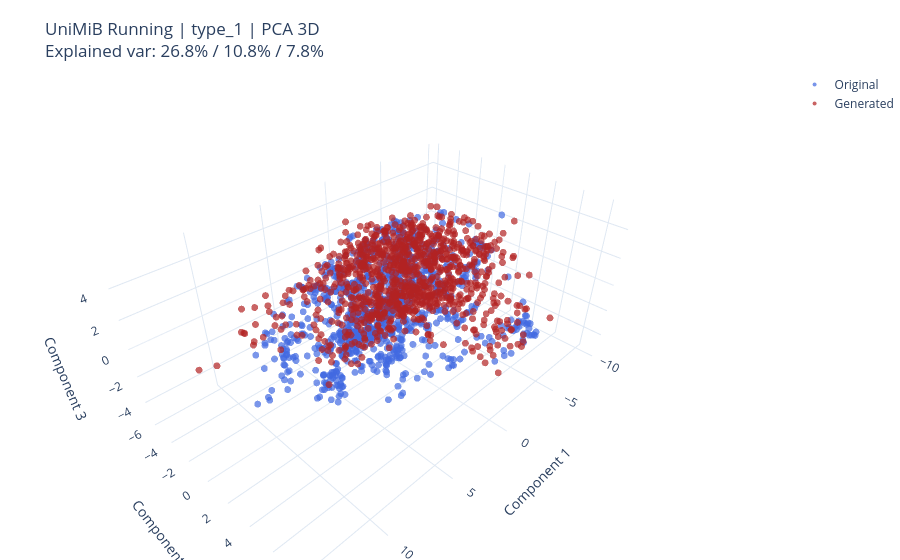

The cell this chart's notebook holds for it:
### Code cell
plot_single_3d_embedding(
    dataset_key=DATASET_KEY,
    gen_type=GEN_TYPE,
    method=EMBED_METHOD,
    num_samples=NUM_SAMPLES,
    random_state=RANDOM_STATE,
    save_dir=SAVE_DIR,
    save_fig=SAVE_FIG,
)

### Figure 1 — Plotly figure (JSON) as saved in the notebook; plotly's stock layout.template omitted (floating-point values rounded to 4 significant figures; data arrays with more than 128 entries replaced by an {"elided": "..."} marker saying what was removed)
{"data": [{"hovertemplate": "Source=Original<br>Component 1=%{x}<br>Component 2=%{y}<br>Component 3=%{z}<extra></extra>", "legendgroup": "Original", "marker": {"color": "royalblue", "opacity": 0.7, "size": 4, "symbol": "circle"}, "mode": "markers", "name": "Original", "scene": "scene", "showlegend": true, "type": "scatter3d", "x": {"elided": "1000 float values"}, "y": {"elided": "1000 float values"}, "z": {"elided": "1000 float values"}}, {"hovertemplate": "Source=Generated<br>Component 1=%{x}<br>Component 2=%{y}<br>Component 3=%{z}<extra></extra>", "legendgroup": "Generated", "marker": {"color": "firebrick", "opacity": 0.7, "size": 4, "symbol": "circle"}, "mode": "markers", "name": "Generated", "scene": "scene", "showlegend": true, "type": "scatter3d", "x": {"elided": "1000 float values"}, "y": {"elided": "1000 float values"}, "z": {"elided": "1000 float values"}}], "layout": {"legend": {"title": {"text": ""}, "tracegroupgap": 0}, "margin": {"b": 0, "l": 0, "r": 0, "t": 70}, "scene": {"domain": {"x": [0, 1], "y": [0, 1]}, "xaxis": {"title": {"text": "Component 1"}}, "yaxis": {"title": {"text": "Component 2"}}, "zaxis": {"title": {"text": "Component 3"}}}, "title": {"text": "UniMiB Running | type_1 | PCA 3D<br>Explained var: 26.8% / 10.8% / 7.8%"}}}
